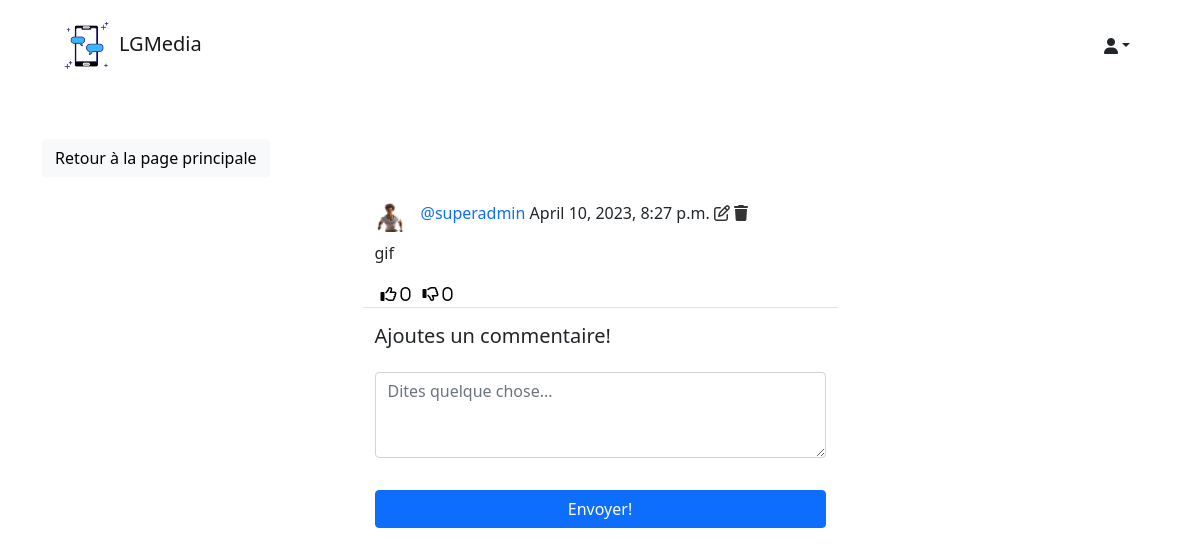
Page /social/post/14/ (signed in) on the earlier database version.
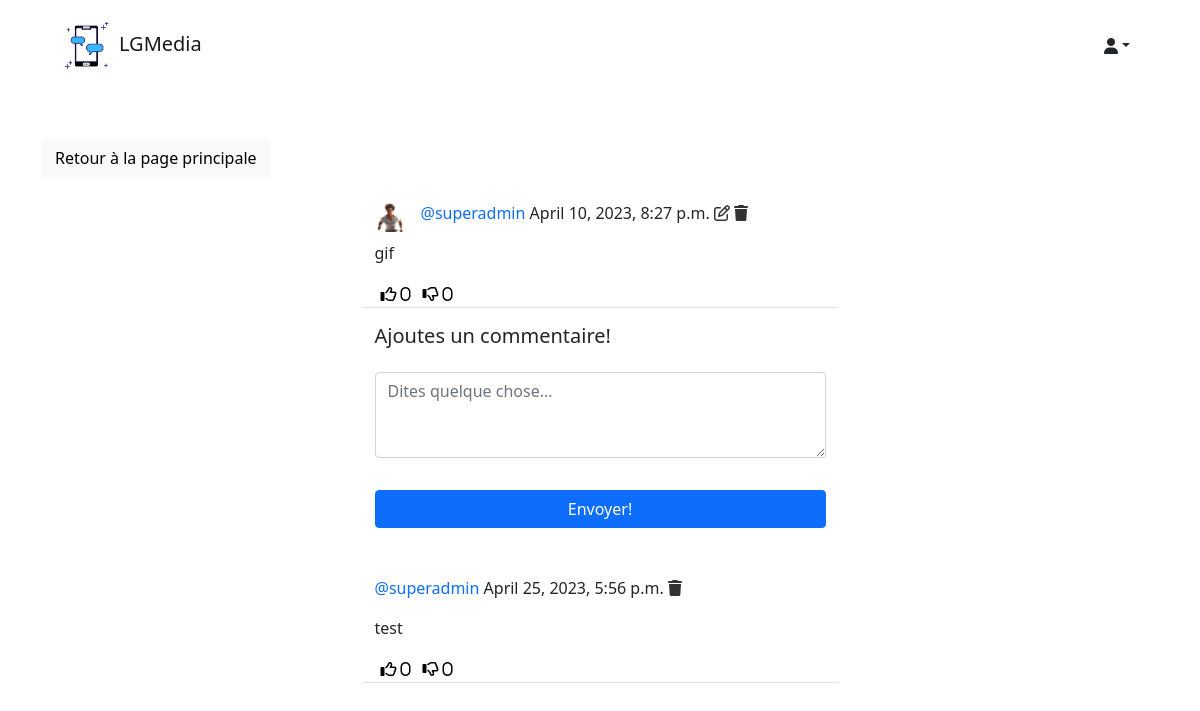
Same page on the later database version.
### social/models.py (models this page shows)
class Comment(models.Model):
    comment = models.TextField()
    contenu = models.DateTimeField(default=timezone.now)
    post = models.ForeignKey('Post', on_delete=models.CASCADE)
    auteur = models.ForeignKey(User, on_delete=models.CASCADE)
    sendingTime = models.DateTimeField(default=timezone.now)
    likes = models.ManyToManyField(User, blank=True, related_name='comment_likes')
    dislikes = models.ManyToManyField(User, blank=True, related_name='comment_dislikes')

### social/views.py (the view, shortened to what this page needs)
# urls.py: path('post/<int:pk>/', PostDetailView.as_view(), name='post-detail'),
class PostDetailView(LoginRequiredMixin, View):
    def get(self, request, pk, *args, **kwargs):
        post = Post.objects.get(pk=pk) # SELECT * FROM Post WHERE idPost = pk
        form = CommentForm()
        comments = Comment.objects.filter(post=post).order_by('-sendingTime') #SELECT * FROM Comment ORDER BY sendingTime
        context = {
            'post': post,
            'form': form,
            'comments': comments,
        }
        return render(request, 'social/post_detail.html', context)

### social/forms.py
class CommentForm(forms.ModelForm):
    comment = forms.CharField(
        label='',
        widget=forms.Textarea(
            attrs={'rows': '3',
                   'placeholder': 'Dites quelque chose...'}
        ))
    class Meta:
        model = Comment
        fields = ['comment']

### social/templates/social/post_detail.html (shortened to what this page needs)
{% extends 'landing/base.html' %}
{% load crispy_forms_tags %}
{% block content %}
<div class="container">
    <div class="row mt-5">
        <div class="col-md-3 col-sm-6">
            <a href="{% url 'post-list' %}" class="btn btn-light">Retour à la page principale</a>
        </div>
    </div>
    <div class="row justify-content-center mt-3">
        <div class="col-md-5 col-sm-12 border-bottom">
            <div class="d-flex align-items-center">
                <a href="{% url 'profile' post.auteur.profile.pk %}">
                    <img class="round-circle post-pdp" height="30" width="30" src="{{ post.auteur.profile.picture.url }}" />
                </a>
                <p class="post-text">
                    <a class="text-primary post-link" href="{% url 'profile' post.auteur.profile.pk %}">@{{ post.auteur }}</a>
                    {{ post.sendingTime }}
                    {% if request.user == post.auteur %}
                    <a href="{% url 'post-edit' post.pk %}" style="color: #333;"><i class="far fa-edit"></i></a>
                    <a href="{% url 'post-delete' post.pk %}" style="color: #333;"><i class="fas fa-trash"></i></a>
                    {% endif %}
                </p>
            </div>
            <p>{{ post.contenu }}</p>
            <div class="d-flex flex-row">
                <form method="POST" action="{% url 'like' post.pk %}">
                    <button style="background-color: transparent; border: none; box-shadow: none;" type="submit">
                        <i class="far fa-thumbs-up"> <span>{{ post.likes.all.count }}</span></i>
                    </button>
                </form>
                <form method="POST" action="{% url 'dislike' post.pk %}">
                    <button style="background-color: transparent; border: none; box-shadow: none;" type="submit">
                        <i class="far fa-thumbs-down"> <span>{{ post.dislikes.all.count }}</span></i>
                    </button>
                </form>
            </div>
        </div>
    </div>
    <div class="row justify-content-center mt-3">
        <div class="col-md-5 col-sm-12">
            <h5>Ajoutes un commentaire!</h5>
        </div>
    </div>
    <div class="row justify-content-center mt-3 mb-5">
        <div class="col-md-5 col-sm-12">
            <form method="POST">
                {{ form | crispy }}
                <div class="d-grid gap-2">
                    <button class="btn btn-primary mt-3">Envoyer!</button>
                </div>
            </form>
        </div>
    </div>
    {% for comment in comments %}
    <div class="row justify-content-center mt-3 mb-5">
        <div class="col-md-5 col-sm-12 border-bottom">
            <p>
                <a href="" class="text-primary post-link">@{{ comment.auteur }}</a> {{ comment.sendingTime }}
                {% if request.user == comment.auteur %}
                <a href="{% url 'comment-delete' post.pk comment.pk %}" style="color: #333;"><i class="fas fa-trash"></i></a>
                {% endif %}
            </p>
            <p>{{ comment.comment }}</p>
            <div class="d-flex flex-row">
                <form method="POST" action="{% url 'comment-like' post.pk comment.pk %}">
                    <button style="background-color: transparent; border: none; box-shadow: none;" type="submit">
                        <i class="far fa-thumbs-up"> <span>{{ comment.likes.all.count }}</span></i>
                    </button>
                </form>
                <form method="POST" action="{% url 'comment-dislike' post.pk comment.pk %}">
                    <button style="background-color: transparent; border: none; box-shadow: none;" type="submit">
                        <i class="far fa-thumbs-down"> <span>{{ comment.dislikes.all.count }}</span></i>
                    </button>
                </form>
            </div>
        </div>
    </div>
    {% endfor %}
</div>
{% endblock content %}

Differences in the rows shown:
added Comment: auteur "superadmin", sendingTime "April 25, 2023, 5:56 p.m.", comment "test", likes.all.count "0", dislikes.all.count "0"
